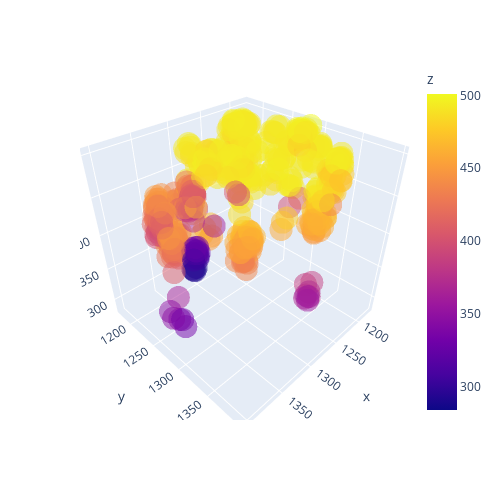

Notebook code cell kept with this figure:
### Code cell
#FILTERING & VISUALIZATION
pxl = np.inf
filtered_results, filtered_fit_results = filt_results(results, fit_results,
            x_min = -pxl, x_max = pxl,
            y_min = -pxl, y_max = pxl,
            z_min = -np.inf, z_max = np.inf,
            signal_min = -100, signal_max = 40000,
            LLR_max = np.inf)

show_results(results, fit_results,
             print_results = True,
             plot_3d = True,
             plot_2d = True,
             plot_1d = True, ms = 2,#0.2, 
             plot_hist = True, bins = 40)

### Figure 1 — Plotly figure (JSON) as saved in the notebook; plotly's stock layout.template omitted (floating-point values rounded to 4 significant figures; data arrays with more than 128 entries replaced by an {"elided": "..."} marker saying what was removed)
{"data": [{"hovertemplate": "x=%{x}<br>y=%{y}<br>z=%{marker.color}<extra></extra>", "legendgroup": "", "marker": {"color": {"elided": "572 float values"}, "coloraxis": "coloraxis", "opacity": 0.5, "symbol": "circle"}, "mode": "markers", "name": "", "scene": "scene", "showlegend": false, "type": "scatter3d", "x": {"elided": "572 float values"}, "y": {"elided": "572 float values"}, "z": {"elided": "572 float values"}}], "layout": {"coloraxis": {"colorbar": {"title": {"text": "z"}}, "colorscale": [[0, "#0d0887"], [0.1111, "#46039f"], [0.2222, "#7201a8"], [0.3333, "#9c179e"], [0.4444, "#bd3786"], [0.5556, "#d8576b"], [0.6667, "#ed7953"], [0.7778, "#fb9f3a"], [0.8889, "#fdca26"], [1, "#f0f921"]]}, "height": 500, "legend": {"tracegroupgap": 0}, "margin": {"t": 60}, "scene": {"domain": {"x": [0, 1], "y": [0, 1]}, "xaxis": {"title": {"text": "x"}}, "yaxis": {"title": {"text": "y"}}, "zaxis": {"title": {"text": "z"}}}, "width": 500}}
